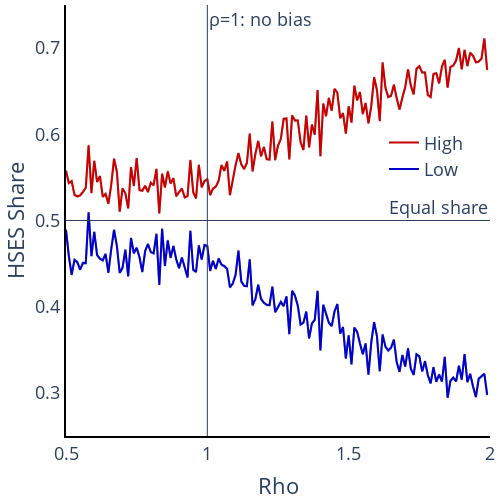

Notebook code cell kept with this figure:
### Markdown cell above
### Rho HSES Share

### Code cell
HSESL_rho_epsilon125 = plotly_lines.plot_MTO_sim_results(plotly_lines(), data=df_rho[df_rho['epsilon'] == 1.25], x_var='rho', y_var='Network_H_Share_H', x_range=[0.5,2], y_range=[0,1], x_title='rho', y_title='Exposure', with_predicted=False, colors=['rgba(200,0,0,1)'], legend_text='High')

HSESH_rho_epsilon125 = plotly_lines.plot_MTO_sim_results(plotly_lines(), data=df_rho[df_rho['epsilon'] == 1.25], x_var='rho', y_var='Network_H_Share_L', x_range=[0.5,2], y_range=[0,1], x_title='rho', y_title='Exposure', with_predicted=False, colors=['rgba(0,0,200,1)'], legend_text='Low')


fig_HSES_rho = go.Figure(data = HSESH_rho_epsilon125.data + HSESL_rho_epsilon125.data)

fig_HSES_rho.update_layout(
    title = None, 
    font=dict(size = 18),
    xaxis_title = 'Rho', 
    yaxis_title = 'HSES Share',
    width = 500, height = 500,
    showlegend = True, 
    legend=dict(x=0.75,y=0.65),
    legend_title_text = '',
    xaxis_range = [0.5,2],
    yaxis_range = [0.25,0.75],
    margin=dict(b=5,l=5,r=5,t=5),
    xaxis = dict(showgrid = False, showline = True, linecolor = 'rgb(0,0,0)', linewidth = 2), 
    yaxis = dict(showgrid = False, showline = True, linecolor = 'rgb(0,0,0)', linewidth = 2),
    plot_bgcolor='rgba(0,0,0,0)')


fig_HSES_rho.add_hline(y=0.5, line_width=1, annotation_text = 'Equal share')
fig_HSES_rho.add_vline(x=1, line_width=1, annotation_text = 'ρ=1: no bias')

### Figure 1 — Plotly figure (JSON) as saved in the notebook; plotly's stock layout.template omitted (floating-point values rounded to 4 significant figures; data arrays with more than 128 entries replaced by an {"elided": "..."} marker saying what was removed)
{"data": [{"line": {"color": "rgba(0,0,200,1)", "width": 2}, "mode": "lines", "name": "Low", "showlegend": true, "type": "scatter", "x": {"elided": "150 float values"}, "y": {"elided": "150 float values"}}, {"line": {"color": "rgba(0,0,200,0.25)", "width": 2}, "mode": "lines", "showlegend": false, "type": "scatter", "x": {"elided": "150 float values"}, "y": {"elided": "150 float values"}}, {"fill": "tonexty", "fillcolor": "rgba(68, 68, 68, 0.2)", "line": {"color": "rgba(0,0,200,0.25)", "width": 2}, "mode": "lines", "showlegend": false, "type": "scatter", "x": {"elided": "150 float values"}, "y": {"elided": "150 float values"}}, {"line": {"color": "rgba(200,0,0,1)", "width": 2}, "mode": "lines", "name": "High", "showlegend": true, "type": "scatter", "x": {"elided": "150 float values"}, "y": {"elided": "150 float values"}}, {"line": {"color": "rgba(200,0,0,0.25)", "width": 2}, "mode": "lines", "showlegend": false, "type": "scatter", "x": {"elided": "150 float values"}, "y": {"elided": "150 float values"}}, {"fill": "tonexty", "fillcolor": "rgba(68, 68, 68, 0.2)", "line": {"color": "rgba(200,0,0,0.25)", "width": 2}, "mode": "lines", "showlegend": false, "type": "scatter", "x": {"elided": "150 float values"}, "y": {"elided": "150 float values"}}], "layout": {"annotations": [{"showarrow": false, "text": "Equal share", "x": 1, "xanchor": "right", "xref": "x domain", "y": 0.5, "yanchor": "bottom", "yref": "y"}, {"showarrow": false, "text": "ρ=1: no bias", "x": 1, "xanchor": "left", "xref": "x", "y": 1, "yanchor": "top", "yref": "y domain"}], "font": {"size": 18}, "height": 500, "legend": {"title": {"text": ""}, "x": 0.75, "y": 0.65}, "margin": {"b": 5, "l": 5, "r": 5, "t": 5}, "plot_bgcolor": "rgba(0,0,0,0)", "shapes": [{"line": {"width": 1}, "type": "line", "x0": 0, "x1": 1, "xref": "x domain", "y0": 0.5, "y1": 0.5, "yref": "y"}, {"line": {"width": 1}, "type": "line", "x0": 1, "x1": 1, "xref": "x", "y0": 0, "y1": 1, "yref": "y domain"}], "showlegend": true, "title": {}, "width": 500, "xaxis": {"linecolor": "rgb(0,0,0)", "linewidth": 2, "range": [0.5, 2], "showgrid": false, "showline": true, "title": {"text": "Rho"}}, "yaxis": {"linecolor": "rgb(0,0,0)", "linewidth": 2, "range": [0.25, 0.75], "showgrid": false, "showline": true, "title": {"text": "HSES Share"}}}}
